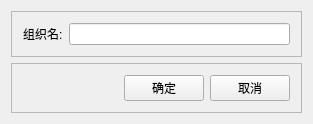
<?xml version="1.0" encoding="UTF-8"?>
<ui version="4.0">
 <class>AddOrgDlgClass</class>
 <widget class="QWidget" name="AddOrgDlgClass">
  <property name="geometry">
   <rect>
    <x>0</x>
    <y>0</y>
    <width>313</width>
    <height>106</height>
   </rect>
  </property>
  <property name="windowTitle">
   <string>AddOrgDlg</string>
  </property>
  <layout class="QVBoxLayout" name="verticalLayout">
   <item>
    <widget class="QFrame" name="frame">
     <property name="frameShape">
      <enum>QFrame::StyledPanel</enum>
     </property>
     <property name="frameShadow">
      <enum>QFrame::Raised</enum>
     </property>
     <layout class="QHBoxLayout" name="horizontalLayout">
      <item>
       <widget class="QLabel" name="label">
        <property name="text">
         <string>组织名:</string>
        </property>
       </widget>
      </item>
      <item>
       <widget class="QLineEdit" name="le_orgName"/>
      </item>
     </layout>
    </widget>
   </item>
   <item>
    <widget class="QFrame" name="frame_2">
     <property name="frameShape">
      <enum>QFrame::StyledPanel</enum>
     </property>
     <property name="frameShadow">
      <enum>QFrame::Raised</enum>
     </property>
     <layout class="QHBoxLayout" name="horizontalLayout_2">
      <item>
       <spacer name="horizontalSpacer">
        <property name="orientation">
         <enum>Qt::Horizontal</enum>
        </property>
        <property name="sizeHint" stdset="0">
         <size>
          <width>40</width>
          <height>20</height>
         </size>
        </property>
       </spacer>
      </item>
      <item>
       <widget class="QPushButton" name="pb_ok">
        <property name="text">
         <string>确定</string>
        </property>
       </widget>
      </item>
      <item>
       <widget class="QPushButton" name="pb_cancel">
        <property name="text">
         <string>取消</string>
        </property>
       </widget>
      </item>
     </layout>
    </widget>
   </item>
  </layout>
 </widget>
 <layoutdefault spacing="6" margin="11"/>
 <resources/>
 <connections/>
</ui>
